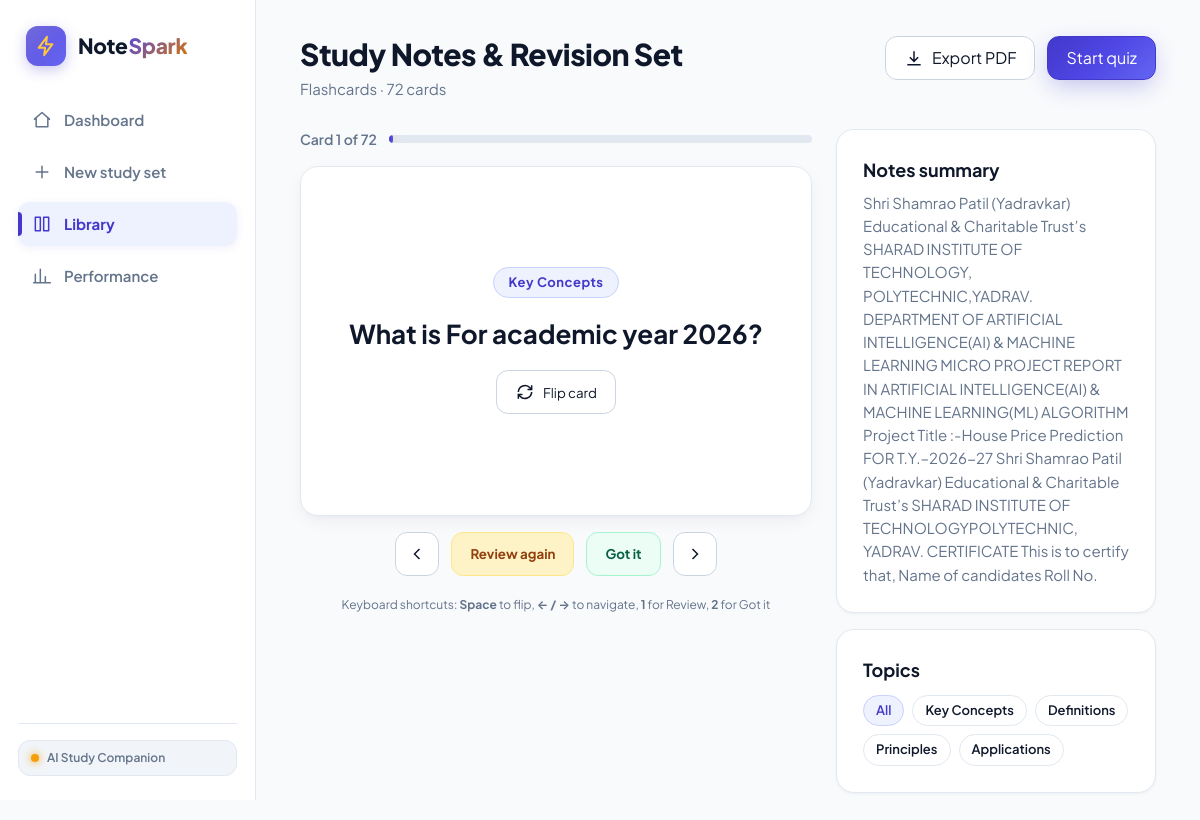
The app's page /study/9/flashcards with its own data.
### tables this page shows
CREATE TABLE study_sets (
        id INTEGER PRIMARY KEY AUTOINCREMENT,
        title TEXT NOT NULL,
        source_type TEXT NOT NULL DEFAULT 'Pasted notes',
        original_filename TEXT,
        raw_text TEXT,
        summary TEXT,
        difficulty TEXT DEFAULT 'Medium',
        topic_focus TEXT,
        card_count INTEGER DEFAULT 0,
        question_count INTEGER DEFAULT 0,
        created_at TIMESTAMP DEFAULT CURRENT_TIMESTAMP
    );

### app.py (the view)
@app.route('/study/<int:set_id>/flashcards')
def view_flashcards(set_id):
    study_set = get_study_set(set_id)
    if not study_set:
        return redirect(url_for('dashboard'))
    cards = get_flashcards(set_id)
    topics = get_distinct_topics(set_id)
    return render_template(
        'flashcards.html',
        active_page='library',
        study_set=study_set,
        cards=cards,
        topics=topics
    )

### ai_service.py (called while the page is built)
def get_active_groq_api_key():
    saved_key = get_app_setting('groq_api_key')
    if saved_key and saved_key.strip():
        return saved_key.strip()
    env_key = os.environ.get('GROQ_API_KEY', '')
    if env_key and env_key.strip():
        return env_key.strip()
    return Config.GROQ_API_KEY.strip()

def get_active_groq_model():
    saved_model = get_app_setting('groq_model')
    if saved_model and saved_model.strip():
        return saved_model.strip()
    return os.environ.get('GROQ_MODEL', Config.GROQ_MODEL)

### app.py (called while the page is built)
@app.context_processor
def inject_global_vars():
    groq_key = get_active_groq_api_key()
    groq_model = get_active_groq_model()
    return {
        'has_groq_key': bool(groq_key),
        'groq_model': groq_model
    }

### database.py (called while the page is built)
def get_db_connection():
    conn = sqlite3.connect(Config.DATABASE_PATH)
    conn.row_factory = sqlite3.Row
    return conn

def get_study_set(set_id):
    conn = get_db_connection()
    cursor = conn.cursor()
    cursor.execute('SELECT * FROM study_sets WHERE id = ?', (set_id,))
    row = cursor.fetchone()
    conn.close()
    return dict(row) if row else None

def get_flashcards(set_id, topic=None):
    conn = get_db_connection()
    cursor = conn.cursor()
    if topic and topic.lower() != 'all':
        cursor.execute('SELECT * FROM flashcards WHERE study_set_id = ? AND LOWER(topic) = LOWER(?) ORDER BY card_order ASC, id ASC', (set_id, topic))
    else:
        cursor.execute('SELECT * FROM flashcards WHERE study_set_id = ? ORDER BY card_order ASC, id ASC', (set_id,))
    cards = [dict(row) for row in cursor.fetchall()]
    conn.close()
    return cards

def get_distinct_topics(set_id):
    conn = get_db_connection()
    cursor = conn.cursor()
    cursor.execute('SELECT DISTINCT topic FROM flashcards WHERE study_set_id = ? AND topic IS NOT NULL AND topic != ""', (set_id,))
    topics = [row['topic'] for row in cursor.fetchall()]
    conn.close()
    return topics

def get_app_setting(key, default=None):
    conn = get_db_connection()
    cursor = conn.cursor()
    cursor.execute('SELECT value FROM app_settings WHERE key = ?', (key,))
    row = cursor.fetchone()
    conn.close()
    return row['value'] if row else default

### templates/flashcards.html (shortened to what this page needs)
{% extends "base.html" %}
{% block content %}
<div class="page-header">
  <div>
    <h1 class="page-title">{{ study_set.title }}</h1>
    <p class="page-subtitle">Flashcards · {{ cards|length }} cards</p>
  </div>
  <div style="display:flex;gap:12px;flex-wrap:wrap">
    <a href="{{ url_for('export_pdf', set_id=study_set.id) }}" class="btn" title="Download PDF of this study set">
      <svg width="20" height="20" viewBox="0 0 24 24" fill="none" stroke="currentColor" stroke-width="1.8">
        <path d="M12 4v12M7 11l5 5 5-5M4 20h16"></path>
      </svg>
      Export PDF
    </a>
    {% if study_set.question_count > 0 %}
      <a href="{{ url_for('take_quiz', set_id=study_set.id) }}" class="btn btn-primary">Start quiz</a>
    {% endif %}
  </div>
</div>
<div class="two-col-sidebar">
  <section style="display:flex;flex-direction:column;gap:16px;">
    <div style="display:flex;align-items:center;gap:12px;font-size:14px;font-weight:600;color:var(--text-muted);">
      <span id="card-progress-text">Card 1 of {{ cards|length }}</span>
      <div class="progress-bar-container" style="flex:1;">
        <div id="card-progress-fill" class="progress-bar-fill" style="width: {{ (1 / (cards|length or 1) * 100)|round }}%;"></div>
      </div>
    </div>
    <div class="flashcard-wrapper">
      <div id="flashcard-3d" class="flashcard-3d" onclick="flipCard()">
        <div class="flashcard-face flashcard-front">
          <span id="card-topic-tag" class="card-type-tag q">Question</span>
          <div id="card-question-text" class="card-main-text">
          </div>
          <button type="button" class="btn" onclick="event.stopPropagation(); flipCard()">
            <svg width="20" height="20" viewBox="0 0 24 24" fill="none" stroke="currentColor" stroke-width="1.8">
              <path d="M4 12a8 8 0 0 1 14-5l2 2M20 4v5h-5M20 12a8 8 0 0 1-14 5l-2-2M4 20v-5h5"></path>
            </svg>
            Flip card
          </button>
        </div>
        <div class="flashcard-face flashcard-back">
          <span class="card-type-tag a">Answer</span>
          <div id="card-answer-text" class="card-main-text">
          </div>
          <button type="button" class="btn" onclick="event.stopPropagation(); flipCard()">
          </button>
        </div>
      </div>
    </div>
    <div style="display:flex;justify-content:center;gap:12px;flex-wrap:wrap;">
      <button type="button" class="btn btn-icon-sq" onclick="prevCard()" aria-label="Previous card">
        <svg width="20" height="20" viewBox="0 0 24 24" fill="none" stroke="currentColor" stroke-width="1.8">
          <path d="M15 6l-6 6 6 6"></path>
        </svg>
      </button>
      <button type="button" class="btn btn-review" onclick="markCardStatus('review_again')">
        Review again
      </button>
      <button type="button" class="btn btn-success" onclick="markCardStatus('got_it')">
        Got it
      </button>
      <button type="button" class="btn btn-icon-sq" onclick="nextCard()" aria-label="Next card">
        <svg width="20" height="20" viewBox="0 0 24 24" fill="none" stroke="currentColor" stroke-width="1.8">
          <path d="M9 6l6 6-6 6"></path>
        </svg>
      </button>
    </div>
    <div style="text-align:center;color:var(--text-muted);font-size:12px;margin-top:4px;">
      Keyboard shortcuts: <b>Space</b> to flip, <b>← / →</b> to navigate, <b>1</b> for Review, <b>2</b> for Got it
    </div>
  </section>
  <aside style="display:flex;flex-direction:column;gap:16px;">
    <section class="card-box">
      <h2 style="margin:0 0 8px;font-size:18px;font-weight:700;">Notes summary</h2>
      <p style="margin:0;color:var(--text-muted);font-size:15px;line-height:1.55;">
        {{ study_set.summary or "No summary generated for this study set." }}
      </p>
    </section>
    <section class="card-box">
      <h2 style="margin:0 0 12px;font-size:18px;font-weight:700;">Topics</h2>
      <div style="display:flex;gap:8px;flex-wrap:wrap;">
        <span class="pill-badge topic-pill active" onclick="filterByTopic('All', this)">All</span>
        {% for t in topics %}
          <span class="pill-badge topic-pill" onclick="filterByTopic('{{ t }}', this)">{{ t }}</span>
        {% endfor %}
      </div>
    </section>
  </aside>
</div>
{% endblock %}

### records on screen
study_sets: title "Study Notes & Revision Set", summary "Shri Shamrao Patil (Yadravkar) Educational & Charitable Trust’s SHARAD INSTITUTE OF TECHNOLOGY, POLYTECHNIC,YADRAV. DEPARTMENT OF ARTIFICIAL INTELLIGENCE(AI) & MACHINE LEARNING MICRO PROJECT REPORT IN ARTIFICIAL INTELLIGENCE(AI) & MACHINE LEARNING(ML) ALGORITHM Project Title :-House Price Prediction FOR T.Y.–2026-27 Shri Shamrao Patil (Yadravkar) Educational & Charitable Trust’s SHARAD INSTITUTE OF TECHNOLOGYPOLYTECHNIC, YADRAV. CERTIFICATE This is to certify that, Name of candidates Roll No."

### other values on screen
{{ cards|length }} "72"
{{ t }} "Key Concepts" "Definitions" "Principles" "Applications"
